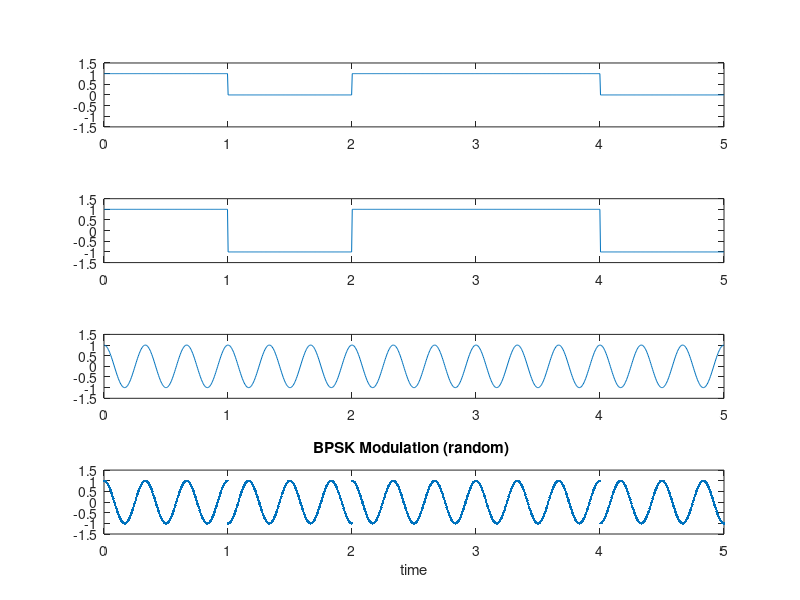
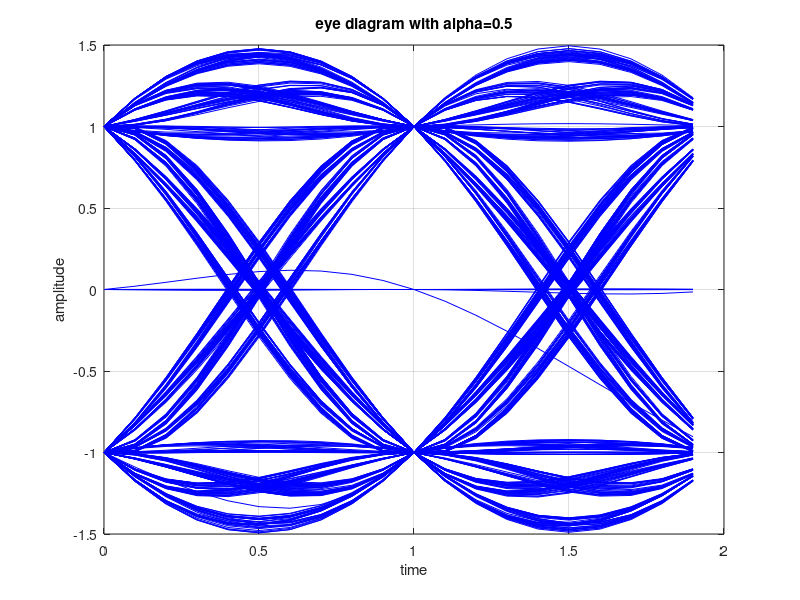
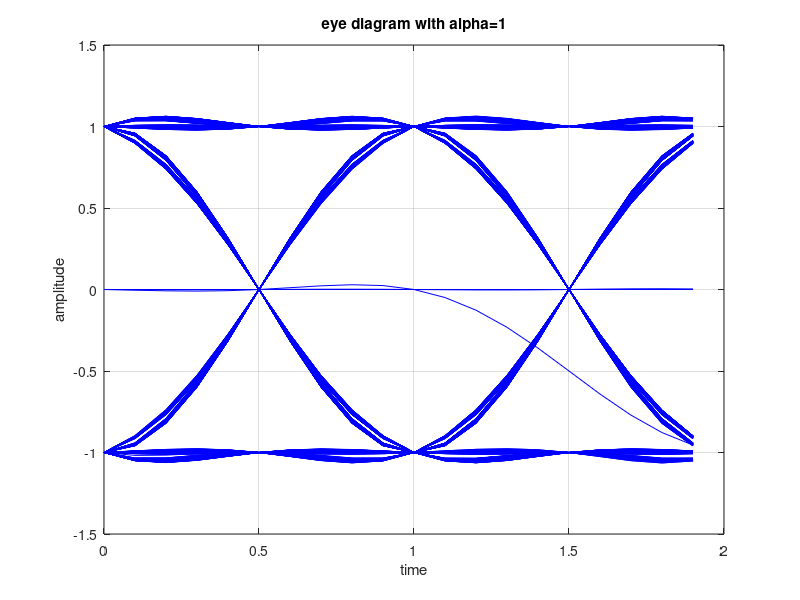
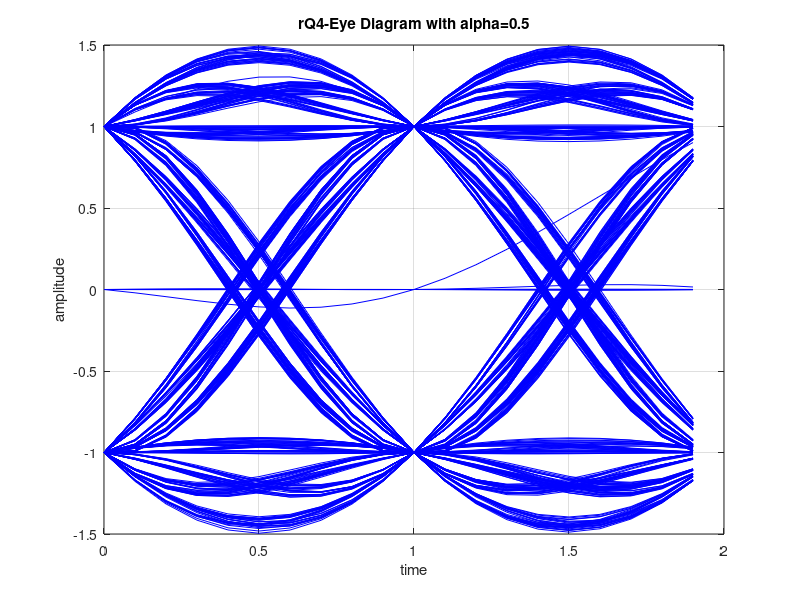

These figures' MATLAB source, in order:
%--------Question 4-------


d=[1 0 1 1 0]; % Data sequence
b=2*d-1; % Convert unipolar to bipolar
T=1; % Bit duration
Eb=T/2; % This will result in unit amplitude waveforms
fc=3/T; % Carrier frequency
t=linspace(0,5,1000); % discrete time sequence between 0 and 5*T (1000 samples)
N=length(t); % Number of samples
Nsb=N/length(d); % Number of samples per bit
dd=repmat(d',1,Nsb); % replicate each bit Nsb times
bb=repmat(b',1,Nsb); dw=dd'; % Transpose the rows and columns
dw=dw(:)'; 
% Convert dw to a column vector (colum by column) and convert to a row vector
bw=bb';
bw=bw(:)'; % Data sequence samples
w=sqrt(2*Eb/T)*cos(2*pi*fc*t); % carrier waveform
bpsk_w=bw.*w; % modulated waveform
% plotting commands follow
subplot(4,1,1);
plot(t,dw); axis([0 5 -1.5 1.5])
subplot(4,1,2);
plot(t,bw); axis([0 5 -1.5 1.5])
subplot(4,1,3);
plot(t,w); axis([0 5 -1.5 1.5])
subplot(4,1,4);
plot(t,bpsk_w,'.'); axis([0 5 -1.5 1.5])
title('BPSK Modulation (random) ');
xlabel('time')
N  = 10^3; % number of symbols
am = 2*(rand(1,N)>0.5)-1 + j*(2*(rand(1,N)>0.5)-1); % generating random binary sequence
fs = 10; % sampling frequency in Hz

% defining the sinc filter
sincNum = sin(pi*[-fs:1/fs:fs]); % numerator of the sinc function
sincDen = (pi*[-fs:1/fs:fs]); % denominator of the sinc function
sincDenZero = find(abs(sincDen) < 10^-10);
sincOp = sincNum./sincDen;
sincOp(sincDenZero) = 1; % sin(pix/(pix) =1 for x =0

% raised cosine filter
alpha = 0.5;
cosNum = cos(alpha*pi*[-fs:1/fs:fs]);
cosDen = (1-(2*alpha*[-fs:1/fs:fs]).^2);
cosDenZero = find(abs(cosDen)<10^-10);
cosOp = cosNum./cosDen;
cosOp(cosDenZero) = pi/4;

gt_alpha5 = sincOp.*cosOp;

alpha = 1;
cosNum = cos(alpha*pi*[-fs:1/fs:fs]);
cosDen = (1-(2*alpha*[-fs:1/fs:fs]).^2);
cosDenZero = find(abs(cosDen)<10^-10);
cosOp = cosNum./cosDen;
cosOp(cosDenZero) = pi/4;
gt_alpha1 = sincOp.*cosOp;

% upsampling the transmit sequence 
amUpSampled = [am;zeros(fs-1,length(am))];
amU = amUpSampled(:).';

% filtered sequence
st_alpha5 = conv(amU,gt_alpha5);
st_alpha1 = conv(amU,gt_alpha1);

% taking only the first 10000 samples 
st_alpha5 = st_alpha5([1:10000]);
st_alpha1 = st_alpha1([1:10000]);

st_alpha5_reshape = reshape(st_alpha5,fs*2,N*fs/20).';
st_alpha1_reshape = reshape(st_alpha1,fs*2,N*fs/20).';

close all
figure;
plot([0:1/fs:1.99],real(st_alpha5_reshape).','b');   
title('eye diagram with alpha=0.5');
xlabel('time')
ylabel('amplitude') 
axis([0 2 -1.5 1.5])
grid on

figure;
plot([0:1/fs:1.99],real(st_alpha1_reshape).','b');  
title('eye diagram with alpha=1') 
xlabel('time')
ylabel('amplitude') 
axis([0 2 -1.5 1.5 ])
grid on
N  = 10^3; % number of symbols
am = 2*(rand(1,N)>0.5)-1 + j*(2*(rand(1,N)>0.5)-1); % generating random binary sequence
fs = 10; % sampling frequency in Hz

% defining the sinc filter
sincNum = sin(pi*[-fs:1/fs:fs]); % numerator of the sinc function
sincDen = (pi*[-fs:1/fs:fs]); % denominator of the sinc function
sincDenZero = find(abs(sincDen) < 10^-10);
sincOp = sincNum./sincDen;
sincOp(sincDenZero) = 1; % sin(pix/(pix) =1 for x =0

% raised cosine filter
alpha = 0.5;
cosNum = cos(alpha*pi*[-fs:1/fs:fs]);
cosDen = (1-(2*alpha*[-fs:1/fs:fs]).^2);
cosDenZero = find(abs(cosDen)<10^-10);
cosOp = cosNum./cosDen;
cosOp(cosDenZero) = pi/4;

gt_alpha5 = sincOp.*cosOp;

alpha = 1;
cosNum = cos(alpha*pi*[-fs:1/fs:fs]);
cosDen = (1-(2*alpha*[-fs:1/fs:fs]).^2);
cosDenZero = find(abs(cosDen)<10^-10);
cosOp = cosNum./cosDen;
cosOp(cosDenZero) = pi/4;
gt_alpha1 = sincOp.*cosOp;

% upsampling the transmit sequence 
amUpSampled = [am;zeros(fs-1,length(am))];
amU = amUpSampled(:).';

% filtered sequence
st_alpha5 = conv(amU,gt_alpha5);
st_alpha1 = conv(amU,gt_alpha1);

% taking only the first 10000 samples 
st_alpha5 = st_alpha5([1:10000]);
st_alpha1 = st_alpha1([1:10000]);

st_alpha5_reshape = reshape(st_alpha5,fs*2,N*fs/20).';
st_alpha1_reshape = reshape(st_alpha1,fs*2,N*fs/20).';

close all
figure;
plot([0:1/fs:1.99],real(st_alpha5_reshape).','b');   
title('rQ4-Eye Diagram with alpha=0.5');
xlabel('time')
ylabel('amplitude') 
axis([0 2 -1.5 1.5])
grid on

figure;
plot([0:1/fs:1.99],real(st_alpha1_reshape).','b');  
title('rQ4-Eye Diagram with alpha=1') 
xlabel('time')
ylabel('amplitude') 
axis([0 2 -1.5 1.5 ])
grid on